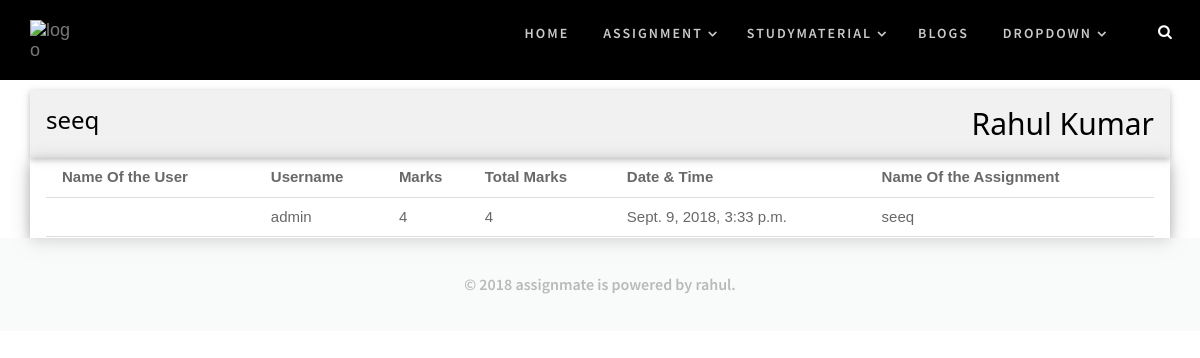
/submissions/7 (signed in), run on an earlier commit of the app's database.
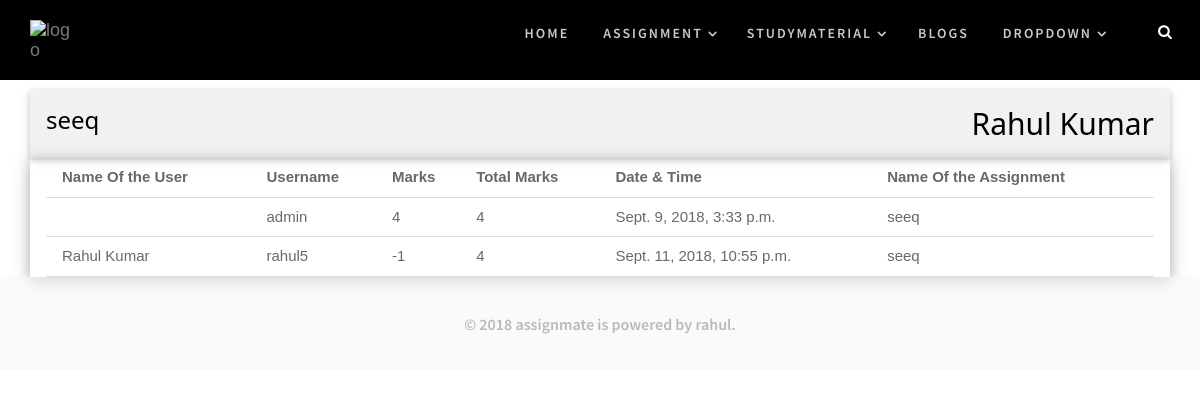
And on a later commit of the database.
### assignment/models.py (models this page shows, shortened)
class Assignment(models.Model):
    user = models.ForeignKey(User, on_delete=models.CASCADE)
    title=models.CharField(max_length=30,default='assignment')
    discription=models.CharField(max_length=500)
    category=models.CharField(max_length=30,blank=True)
    created = models.DateTimeField(auto_now=True)
    objects = AssignmentManager()
    class Meta:
        ordering = ["-created"]

class Assignment_answered_by(models.Model):
    name_of_assignment=models.CharField(max_length=30)
    name_of_teacher=models.CharField(max_length=150,blank=True)
    assigner_username=models.CharField(max_length=150,blank=True)
    assignment_id=models.IntegerField()
    user = models.ForeignKey(User,on_delete=models.CASCADE)
    answer_string=models.CharField(max_length=400)
    marks=models.IntegerField()
    total_marks=models.IntegerField()
    submitted=models.DateTimeField(default=now)
    objects = Assignment_answerd_byManager()

### assignment/views.py (the view)
# urls.py: path('submissions/<pk>',show_submission,name='show_submission'),
def show_submission(request,pk):
    assignment = get_object_or_404(Assignment,pk=pk)
    submissions=Assignment_answered_by.objects.show_submission(pk).order_by('-marks')
    return render(request, 'assignment/show_submission.html', {'submissions': submissions,'assignment':assignment})

### assignment/models.py (called while the page is built)
    def get_queryset(self):
        return AssignmentQuerySet(self.model,using=self._db)

    def show_submission(self,pk):
        return self.filter(assignment_id=pk)

    def get_queryset(self):
        return Assignment_answerd_byQuerySet(self.model, using=self._db)

    def show_submission(self,pk):
        return self.get_queryset().show_submission(pk=pk)

### assignment/templates/assignment/show_submission.html
{% extends 'accounts/base.html'%}
{% block body %}
<div class="container">
        <div class="w3-card">
            <header class="w3-container w3-light-gray">
              <h3 class="w3-left">{{assignment.title}}</h3>
              <h2 class="w3-right text-capitalize">{{assignment.user.first_name}} {{assignment.user.last_name}}</h2>
            </header>
        </div>
        <div class="w3-card-4">
            <div class="w3-container">
                <div class="w3-responsive">
                    <table class="w3-table w3-bordered">
                        <tr>
                            <th>Name Of the User</th>
                            <th>Username</th>
                            <th>Marks</th>
                            <th>Total Marks</th>
                            <th>Date & Time</th>
                            <th>Name Of the Assignment</th>
                        </tr>
                        {% for submission in submissions %}
                            <tr>
                                <td class="text-capitalize">{{ submission.user.first_name}} {{ submission.user.last_name}}</td>
                                <td>{{ submission.user.username }}</td>
                                <td>{{ submission.marks }}</td>
                                <td>{{ submission.total_marks }}</td>
                                <td>{{ submission.submitted }}</td>
                                <td>{{ submission.name_of_assignment }}</td>
                            </tr>
                        {% endfor %}
                    </table>
                </div>
            </div>
        </div>
</div>
{% endblock %}

### accounts/templates/accounts/base.html (shortened to what this page needs)
<!DOCTYPE html>
<html lang="en">
<head>
    {% load staticfiles %}
    <link type="text/css" rel="stylesheet" href="{% static 'accounts/css/bootstrap.min.css' %}">
    <link type="text/css" rel="stylesheet" href="{% static 'accounts/css/owl.carousel.css' %}">
    <link type="text/css" rel="stylesheet" href="{% static 'accounts/css/font-awesome.css' %}">
    <link type="text/css" rel="stylesheet" href="{% static 'accounts/css/magnific-popup.css' %}">
    <link type="text/css" rel="stylesheet" href="{% static 'accounts/css/style.css' %}">
    <link type="text/css" rel="stylesheet" href="{% static 'accounts/css/media.css' %}">
    <link type="text/css" rel="stylesheet" href="{% static 'accounts/css/w3.css' %}">
    <link rel="stylesheet" href="https://cdnjs.cloudflare.com/ajax/libs/font-awesome/4.7.0/css/font-awesome.min.css">
</head>
<body id="mainBox" data-spy="scroll" data-target="#main-menu" data-offset="150" data-gr-c-s-loaded="true">
<div class="blog-main">
  <div id="site-head " {% block tag_banner %}class="no-banner"{% endblock %}>
      <header id="header" class="header-block" data-top="0" data-scroll="100">
          <div class="container">
              <div class="row">
                  <div class="col-lg-12 col-md-12 col-sm-12 col-xs-12 main-menu">
                      <div class="menuBar scrollbtn">
                          <nav class="navbar navbar-default">
                              <div class="navbar-header">
                                  <div class="logo">
                                      <a class="navbar-brand" href="{% url 'home:home'%}"><img src="http://plotandscatter.com/assets/images/questions.png" style="width:50px" alt="logo" /></a>
                                  </div>
                              </div>
                              <div class="home-menu">
                                  <div class="collapse navbar-collapse" id="main-menu">
                                      <ul class="nav navbar-nav navbar-right">
                                          <li><a href="{% url 'home:home' %}">Home </a></li>
                                          {% if user.is_authenticated %}
                                          <li class="has-children"><a href="javascript:void(0)">Assignment</a>
                                          </li>
                                          <li class="has-children"><a href="{% url 'assignment:studymaterial' %}">Studymaterial</a>
                                          </li>
                                          <li><a href="{% url 'assignment:blog_site_list' %}">Blogs</a>
                                          </li>
                                          <li class="has-children"><a href="javascript:void(0)">Dropdown</a>
                                          </li>
                                            {% endif %}
                                      </ul>
                                  </div>
                                  <div class="search-form">
                                      <button class="openBtn" onclick="openSearch()"><i class="fa fa-search"></i></button>
                                  </div>
                              </div>
                          </nav>
                      </div>
                  </div>
              </div>
          </div>
      </header>
  </div>
      <div class="main">
        {% block body%}
        {%endblock%}
        <div id="copyright" class="copyright pr text-align-center">
            <div class="container">
                <div class="row">
                    <div class="col-lg-12 col-md-12 col-sm-12 col-xs-12">
                        <h5>&copy; 2018 <a href="{% url 'home:home'%}">assignmate</a> is powered by <a href="https://smilingrahul.com/" class="dotstore-link" target="_blank">rahul.</a></h5>
                    </div>
                </div>
            </div>
        </div>
      </div>
</div>
</body>
</html>

### accounts/static/accounts/css/style.css (style rules this page uses)
article, aside, details, figcaption, figure, footer, header, hgroup, menu, nav, section { display: block; }
table { border-collapse: collapse; border-spacing: 0; }
a, input, button, select, textarea { outline: none; }
a { outline: none; text-decoration: none; color: #f1868a; transition: all 0.3s ease-in-out; -webkit-transition: all 0.3s ease-in-out; -moz-transition: all 0.3s ease-in-out; -ms-transition: all 0.3s ease-in-out; }
img { max-width: 100%; vertical-align: top; }
body { margin: 0; font-size: 14px; color: #686868; -webkit-font-smoothing: antialiased; -moz-osx-font-smoothing: grayscale; overflow-x: hidden; word-wrap: break-word; font-family: 'Playfair Display', serif; }
h2 { font-size: 30px; line-height: 48px; }
h3 { font-size: 22px; line-height: 39px; }
h5 { font-size: 14px; line-height: 22px; }
h1, h2, h3, h4, h5, h6 { margin: 0; font-weight: 400; }
.pr { position: relative; }
.text-align-center { text-align: center; }
.header-block { position: fixed; z-index: 11; width: 100%; top: 0; left: 0; background-color: rgba(0, 0, 0, 0.71); }
.menuBar .navbar { margin: 0; background: transparent; border: 0; padding: 0; min-height: inherit; }
.menuBar ul li { position: relative; }
.menuBar .navbar-default .navbar-nav>li>a { font-size: 14px; color: #cacaca; font-weight: 600; display: inline-block; position: relative; font-family: 'Source Sans Pro', sans-serif; text-transform: uppercase; letter-spacing: 2px; }
.menuBar nav .navbar-nav > li > a { padding: 22.5px 28px; }
.menuBar nav .navbar-nav > li.has-children > a { padding: 22.5px 38px 22.5px 28px; }
.menuBar .navbar .navbar-brand { margin: 0; padding: 20px 0; display: inline-block; max-width: 148px; height: 100%; float: none; }
.menuBar .navbar .navbar-brand img { display: inline-block; width: 100%; }
.menuBar ul li.has-children > a:after { position: absolute; height: 65px; width: 10px; top: 0; right: 24px; content: "\f107"; font-family: FontAwesome; color: #cacaca; line-height: 68px; }
.search-form { position: absolute; z-index: 11; right: 0; top: 0; width: 18px; height: 65px; -webkit-transition: width ease .2s; -moz-transition: width ease .2s; -o-transition: width ease .2s; transition: width ease .2s; }
.navbar-right { margin-right: 50px; }
.container-fluid, #main-menu { padding: 0; }
#footer-instagram-feed, #insta-post, #footer, .copyright { display: inline-block; width: 100%; float: left; overflow: hidden; }
.copyright { background-color: rgba(245, 249, 249, 0.63); }
.copyright h5 { font-size: 16px; color: #b9b9b9; font-family: 'Source Sans Pro', sans-serif; font-weight: 600; padding: 25.5px 0; }
.copyright .dotstore-link { color: #b9b9b9; }
.no-banner { display: inline-block; width: 100%; vertical-align: top; min-height: 65px; }
.no-banner .header-block { background-color: #000; position: static; }

### accounts/static/accounts/css/media.css (style rules this page uses)
@media (max-width: 1400px) { .menuBar ul li.has-children > a:after, .menuBar .site-navigation .menu-list .has-children > a:after { right: 15px; } }
@media (max-width: 1400px) { .menuBar .navbar-default .navbar-nav>li>a, .menuBar .site-navigation .menu-list > li > a { padding: 22.5px 20px; } }
@media (max-width: 1400px) { .menuBar nav .navbar-nav > li.has-children > a, .menuBar .site-navigation .menu-list .has-children > a { padding: 22.5px 30px 22.5px 20px; } }
@media (max-width: 1200px) { .menuBar ul li.has-children > a:after, .menuBar .site-navigation .menu-list .has-children > a:after { right: 13px; } }
@media (max-width: 1200px) { .menuBar .navbar-default .navbar-nav>li>a { padding: 22.5px 18px; } }
@media (max-width: 1200px) { .menuBar nav .navbar-nav > li.has-children > a, .menuBar .site-navigation .menu-list .has-children > a { padding: 22.5px 28px 22.5px 16px; } }

### accounts/templates/accounts/base.html (style rules this page uses)
* { box-sizing: border-box; }
.openBtn { background-color: transparent; position: absolute; width: 18px; height: 65px; right: 0; top: 0; color: white; border: none; cursor: pointer; }

What changed in the data, as far as the page shows it:
added Assignment_answered_by: user.first_name "Rahul", user.last_name "Kumar", user.username "rahul5", marks "-1", total_marks "4", submitted "Sept. 11, 2018, 10:55 p.m.", name_of_assignment "seeq"
